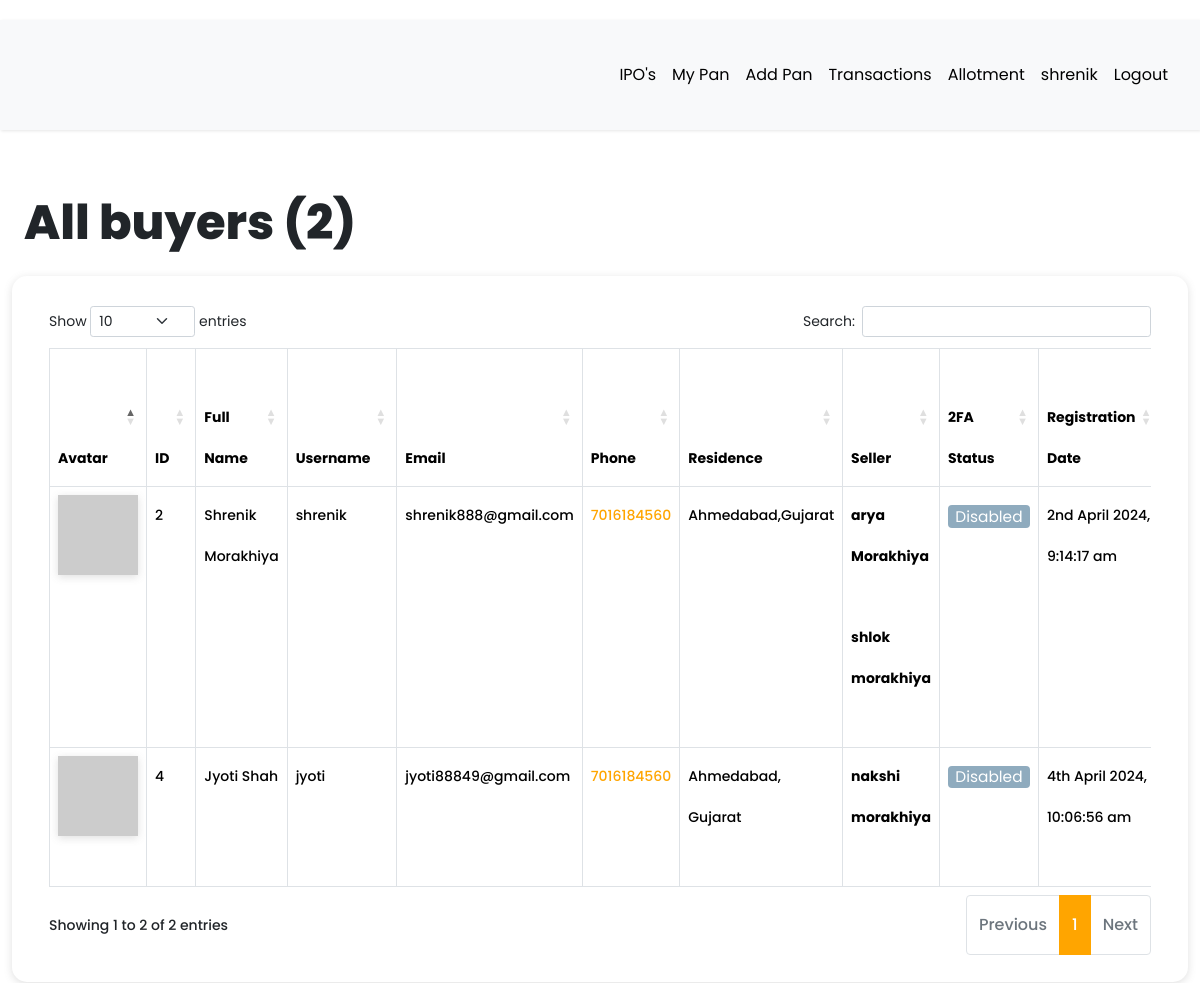
The page /dashboard/all-buyers (signed in) on the database as committed earlier.
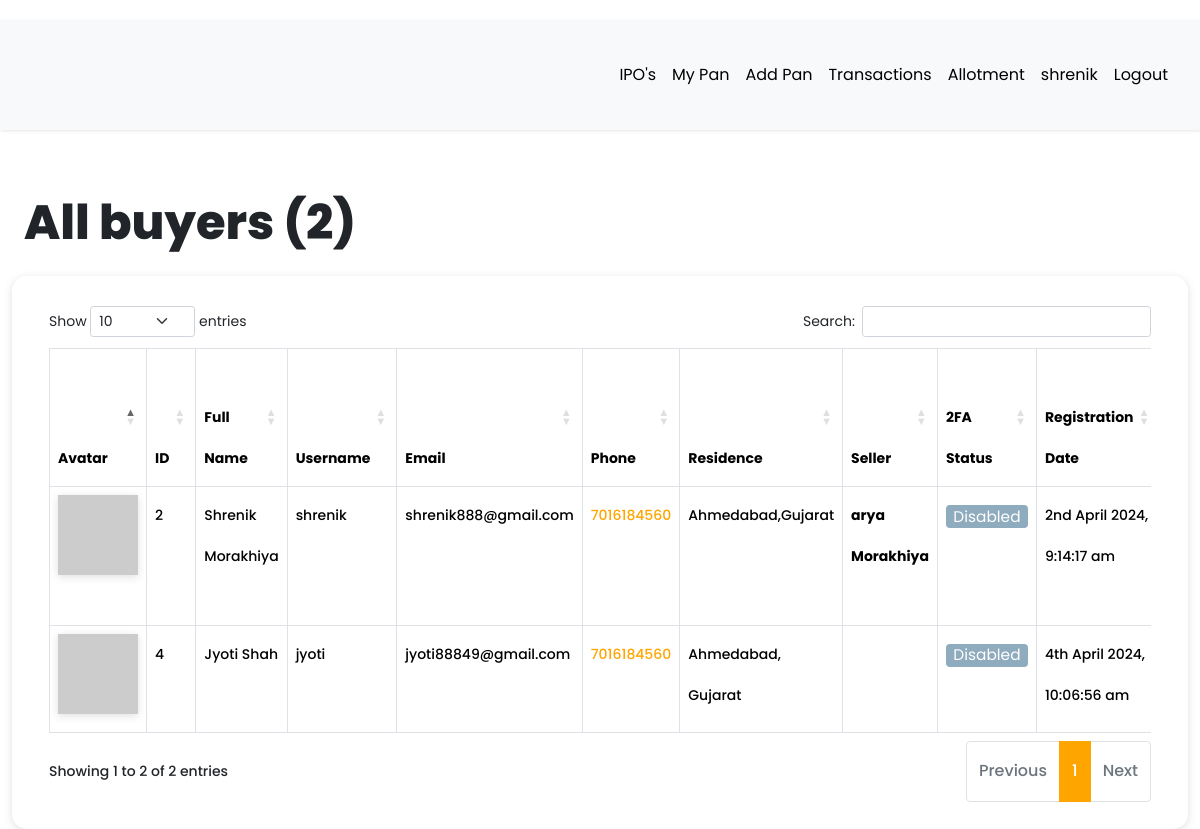
The same page on the database as committed later.
### app/models.py (models this page shows, shortened)
class User(db.Model, UserMixin):
    __tablename__ = "user"
    id = db.Column(db.Integer, primary_key=True)
    first_name = db.Column(db.String(64), index=True, default="First Name", nullable=False)
    last_name = db.Column(db.String(64), index=True, default="Last Name", nullable=False)
    username = db.Column(db.String(64), index=True, unique=True, nullable=False)
    email = db.Column(db.String(128), index=True, unique=True, nullable=False)
    password_hash = db.Column(db.String(128))
    confirm_password = db.Column(db.String(128))
    phone_number = db.Column(db.String(20), default="7016184560", nullable=False)
    verification_phone = db.Column(db.String(20))
    active = db.Column(db.Boolean, nullable=False, default=True)
    delete_account = db.Column(db.Boolean, default=False)
    registered_at = db.Column(db.DateTime, default=datetime.utcnow, nullable=False)
    emails = db.relationship("Email", backref="author", lazy="dynamic")
    type = db.Column(db.String(64))
    __mapper_args__ = {"polymorphic_identity": "user", "polymorphic_on": "type"}
    def two_factor_enabled(self):
        return self.verification_phone is not None
    @property
    def is_active(self):
        return self.active
    def avatar(self, size):
        digest = md5(self.email.lower().encode("utf-8")).hexdigest()
        return f"https://www.gravatar.com/avatar/{digest}?d=identicon&s={size}"

class Buyer(User):
    __tablename__ = "buyer"
    id = db.Column(
        db.Integer,
        db.ForeignKey("user.id", ondelete="CASCADE", name="fk_buyer_user_id"),  # Explicit FK name
        primary_key=True
    )
    current_residence = db.Column(db.String(64), default="Ahmedabad, Gujarat")
    __mapper_args__ = {"polymorphic_identity": "buyer", "polymorphic_load": "inline"}

class Seller(User):
    __tablename__ = "seller"
    id = db.Column(
        db.Integer,
        db.ForeignKey("user.id", ondelete="CASCADE", name="fk_seller_user_id"),  # Explicit FK name
        primary_key=True
    )
    current_residence = db.Column(db.String(64), default="Ahmedabad, Gujarat")
    buyer_id = db.Column(db.Integer, db.ForeignKey("buyer.id", ondelete="CASCADE"))
    buyer = db.relationship(
        "Buyer", backref="buyer", foreign_keys=[buyer_id], passive_deletes=True
    )
    __mapper_args__ = {"polymorphic_identity": "seller", "polymorphic_load": "inline"}

### app/routes.py (the view)
@app.route("/dashboard/all-buyers")
@login_required
def all_buyers():
    buyers = Buyer.query.all()
    all_registered_buyers = len(buyers)
    return render_template(
        "admin/all_buyers.html",
        title="All buyers",
        buyers=buyers,
        all_registered_buyers=all_registered_buyers,
    )

### app/models.py (called while the page is built)
@login.user_loader
def load_user(id):
    return User.query.get(int(id))

### app/templates/admin/all_buyers.html (shortened to what this page needs)
{% extends 'base.html' %}
{% block current_user_content %}
    <div class="container-fluid content">
        <div class="row">
            <div class="col-md-12">
                <h1 class="mt-4 mb-4">{{ title }} ({{ all_registered_buyers }})</h1>
            </div>
        </div>
        <div class="row users">
            <div class="col-md-12">
                <div class="table-responsive">
                    <table id="data" class="table table-hover table-bordered">
                        <thead>
                            <tr>
                                <th>Avatar</th>
                                <th>ID</th>
                                <th>Full Name</th>
                                <th>Username</th>
                                <th>Email</th>
                                <th>Phone</th>
                                <th>Residence</th>
                                <th>Seller</th>
                                <th>2FA Status</th>
                                <th>Registration Date</th>
                            </tr>
                        </thead>
                        <tbody>
                            {% for buyer in buyers %}
                                <tr>
                                    <td><img src="{{ buyer.avatar(25) }}"></td>
                                    <td>{{ buyer.id }}</td>
                                    <td>{{ buyer.first_name }} {{ buyer.last_name }}</td>
                                    <td>{{ buyer.username }}</td>
                                    <td>{{ buyer.email }}</td>
                                    <td><a href="https://wa.me/{{ buyer.phone_number | replace('+', '') }}?text=Hello%20From%20KavyaArya" target="_blank">{{ buyer.phone_number }}</a></td>
                                    <td>{{ buyer.current_residence }}</td>
                                    <td>
                                        {% for child in buyer.buyer %}
                                            <strong>{{ child.first_name }} {{ child.last_name }}</strong> <br><br>
                                        {% endfor %}
                                    </td>
                                    {% if buyer.two_factor_enabled() %}
                                        <td><span class="label label-info"> Enabled </span></td>
                                    {% else %}
                                        <td><span class="label label-info"> Disabled </span></td>
                                    {% endif %}
                                    <td>{{ moment(buyer.registered_at).format('Do MMMM YYYY, h:mm:ss a') }}</td>
                                </tr>
                            {% endfor %}
                        </tbody>
                    </table>
                </div>
            </div>
        </div>
    </div>
{% endblock %}

### app/templates/base.html (shortened to what this page needs)
<!DOCTYPE html>
<html lang="eng">
<head>
  <link rel="stylesheet" href="https://cdnjs.cloudflare.com/ajax/libs/intl-tel-input/16.0.4/css/intlTelInput.css">
  <link rel="stylesheet" type="text/css" href="https://cdn.datatables.net/1.10.25/css/dataTables.bootstrap5.css">
  <link rel="stylesheet" href="../static/css/navbar.css">
  {% if current_user.is_authenticated %}
  <link rel="stylesheet" type="text/css" href="{{ url_for('static', filename='css/custom_current_user.css') }}"
    alt="52 Not available at this momoent">
  <link href="https://cdn.jsdelivr.net/npm/bootstrap@5.3.3/dist/css/bootstrap.min.css" rel="stylesheet"
>
  <link rel="stylesheet" href="../static/css/main.css">
  <link rel="stylesheet"
    href="https://cdnjs.cloudflare.com/ajax/libs/malihu-custom-scrollbar-plugin/3.1.5/jquery.mCustomScrollbar.min.css">
  {% endif %}
</head>
<body>
    {% if current_user.is_authenticated %}
    {% if current_user.is_active %}
    <div class="wrapper">
      <div id="content">
        <nav class="navbar navbar-expand-lg navbar-light bg-light">
          <div class="container-fluid">
            <div class="collapse navbar-collapse" id="navbarSupportedContent">
              <ul class="nav navbar-nav ms-auto">
                <li class="nav-item">
                  <a class="nav-link {{ 'link_disabled' if request.endpoint == 'view_product' else '' }}"
                    href="{{ url_for('view_product') }}" alt="459 Not available at this moment">IPO's</a>
                </li>
                <li class="nav-item">
                  <a class="nav-link {{ 'link_disabled' if request.endpoint == 'all_pan' else '' }}"
                    href="{{ url_for('all_pan') }}" alt="459 Not available at this moment">My Pan</a>
                </li>
                <li class="nav-item">
                  <a class="nav-link {{ 'link_disabled' if request.endpoint == 'add_pan' else '' }}"
                    href="{{ url_for('add_pan') }}" alt="459 Not available at this moment">Add Pan</a>
                </li>
                {% if current_user.type == "admin" or current_user.type == "buyer" %}
                <li class="nav-item">
                  <a class="nav-link {{ 'link_disabled' if request.endpoint == 'all_sellers' else '' }}"
                    href="{{ url_for('all_sellers') }}" alt="459 Not available at this moment">Transactions</a>
                </li>
                {% else %}
                <li class="nav-item">
                  <a class="nav-link {{ 'link_disabled' if request.endpoint == 'all_transaction' else '' }}"
                    href="{{ url_for('all_transaction') }}" alt="459 Not available at this moment">Transactions</a>
                </li>
                {% endif %}
                <li class="nav-item">
                  <a class="nav-link {{ 'link_disabled' if request.endpoint == 'checking_allotment' else '' }}"
                    href="{{ url_for('checking_allotment') }}" alt="459 Not available at this moment">Allotment</a>
                </li>
                <li class="nav-item ">
                  <a class="nav-link {{ 'link_disabled' if request.endpoint == 'dashboard' else '' }}"
                    href="{{ url_for('dashboard') }}" alt="459 Not available at this moment">{{ current_user.username
                    }}</a>
                </li>
                <li class="nav-item">
                  <a class="nav-link {{ 'link_disabled' if request.endpoint == 'logout' else '' }}"
                    href="{{ url_for('logout') }}" alt="459 Not available at this moment">Logout</a>
                </li>
              </ul>
            </div>
          </div>
        </nav>
        {% block current_user_content %}
        {% endblock %}
      </div>
    </div>
    {% endif %}
    {% endif %}
</body>
</html>

### app/static/css/navbar.css (style rules this page uses)
:root { --default-primary: #90f188; --default-secondary: #0f1d07; --container-gutter: clamp(2.5rem, 2.6455026455vw, 3.325rem); --theme-primary: var(--default-primary); --theme-secondary: var(--default-secondary); }

### app/static/css/custom_current_user.css (style rules this page uses)
body { font-family: 'Poppins', sans-serif; background: #fafafa; }
a, a:hover, a:focus { color: inherit; text-decoration: none; transition: all 0.3s; }
.navbar { padding: 15px 10px; background: #fff; border: none; border-radius: 0; margin-bottom: 40px; box-shadow: 1px 1px 3px #0000001a; }
.wrapper { display: flex; width: 100%; }
#content { width: calc(100%); padding-top: 20px; padding-bottom: 20px; min-height: 100vh; transition: all 0.3s; position: absolute; top: 0; right: 0; }
.users { margin-bottom: 25px; padding: 25px; border-radius: 15px; box-shadow: #63636333 0px 2px 8px 0px; }
.label { display: inline-block; font-weight: 400; line-height: 0.5; text-align: center; text-decoration: none; vertical-align: middle; cursor: pointer; -webkit-user-select: none; -moz-user-select: none; -ms-user-select: none; user-select: none; background-color: #e2e2e2; border: 1px solid transparent; padding: 0.4rem 0.4rem; font-size: 1.1em; border-radius: 0.25rem; transition: color 0.15s ease-in-out, background-color 0.15s ease-in-out, border-color 0.15s ease-in-out, box-shadow 0.15s ease-in-out; }
.label-info { background-color: #8fabbe; }
.label-info, .label-success, .label-warning, .label-danger, .label-info:hover, .label-success:hover, .label-warning:hover, .label-danger:hover { color: white; }
img { box-shadow: #63636333 0px 2px 8px 0px; }

Rows that differ between the two databases and show on the page:
removed Seller: first_name "shlok", last_name "morakhiya", shown under Buyer "Ahmedabad,Gujarat"
removed Seller: first_name "nakshi", last_name "morakhiya", shown under Buyer "Ahmedabad, Gujarat"
